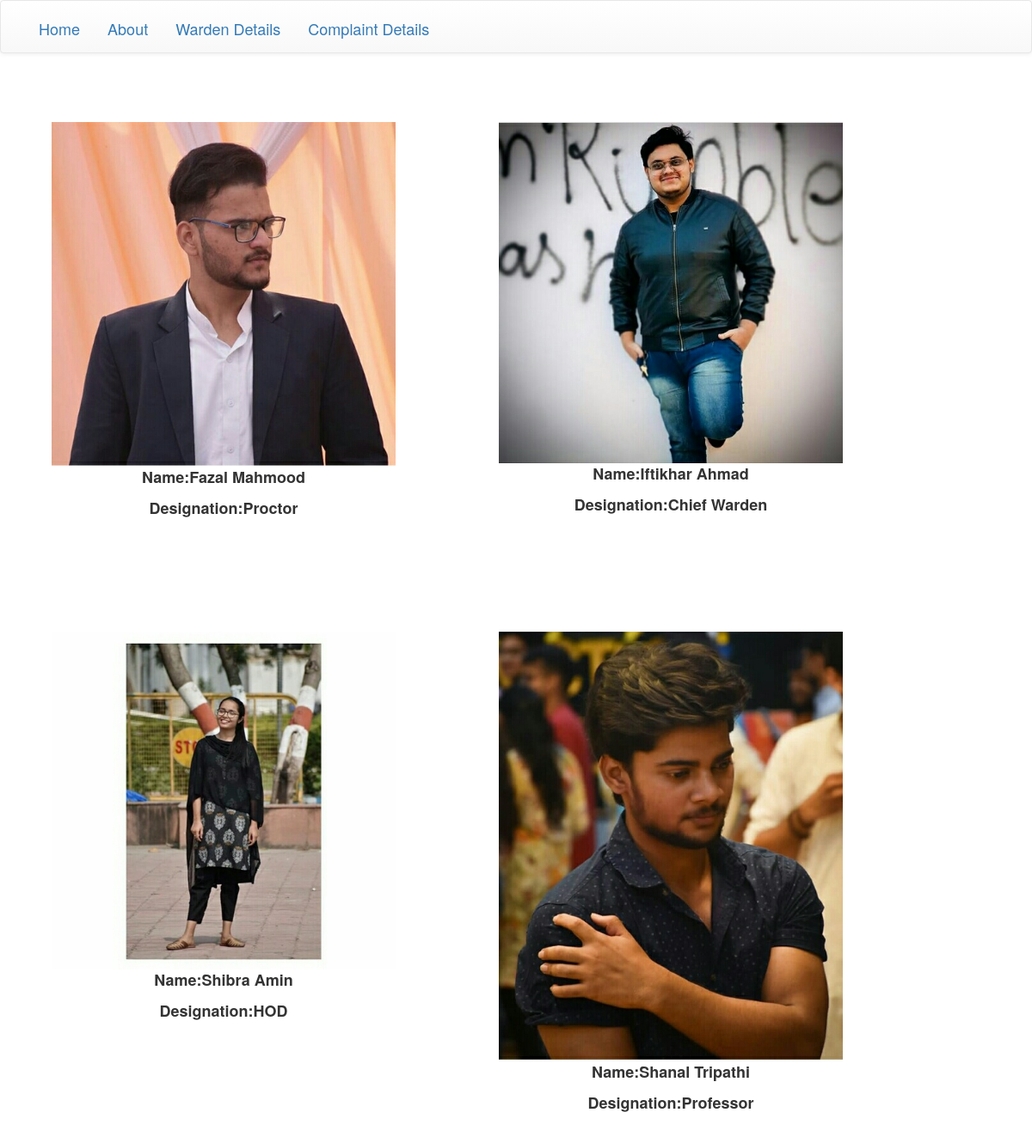
The app's page /Complaintapp/warden/ with its own data.
### Complaintapp/models.py (models this page shows, shortened)
class WardenInfo(models.Model):
    image=models.ImageField(upload_to="media", blank=True)
    warden_name=models.CharField(max_length=255,null=True)
    designation=models.CharField(max_length=255,null=True)

### Complaintapp/views.py (the view)
def Warden(request):
    img = WardenInfo.objects.all()
    return render(request,'Complaintapp/warden.html',{"img":img})

### templates/Complaintapp/warden.html
{%extends 'Complaintapp/base.html'%} {%block body_block%} {%load staticfiles%}
<link rel="stylesheet" href="{%static 'css/warden.css'%}">
<div class="flex-container">
    {%for i in img%}
    <div>
        <img src="{{i.image.url}}" width="400">
        <p>Name:{{i.warden_name}}</p>
        <p>Designation:{{i.designation}}</p>
    </div>
    {%endfor%}
</div>
{%endblock%}

### templates/Complaintapp/base.html (shortened to what this page needs)
<!DOCTYPE html> {%load staticfiles%}
<html lang="en">
<head>
    <link rel="stylesheet" href="https://maxcdn.bootstrapcdn.com/bootstrap/3.3.7/css/bootstrap.min.css">
    <link rel="stylesheet" href="https://maxcdn.bootstrapcdn.com/bootstrap/3.3.7/css/bootstrap-theme.min.css">
    <link rel="stylesheet" href="{%static 'css/base.css'%}">
</head>
<body>
    <body>
        <nav class="navbar navbar-default techfont custom-navbar">
            <div class="container">
                <ul class="nav nav-pills col-md-9">
                    <li role="presentation"><a href="{%url 'Complaintapp:homepage'%}">Home</a></li>
                    <li role="presentation"><a href="{%url 'Complaintapp:about'%}">About</a></li>
                    <li role="presentation"><a href="{%url 'Complaintapp:warden'%}">Warden Details</a></li>
                    <li role="presentation"><a href="{%url 'Complaintapp:details'%}">Complaint Details</a></li>
                </ul>
            </div>
        </nav>
        {%block body_block%} {%endblock%}
    </body>
</html>

### Complaintapp/static/css/base.css (style rules this page uses)
.container { margin-top: 10px; height: 50px; font-size: large; }

### Complaintapp/static/css/warden.css (style rules this page uses)
.flex-container { display: flex; flex-wrap: wrap; }
.flex-container>div { margin: 10px; padding: 50px; text-align: center; font-weight: bold; font-size: large; }

### records on screen
WardenInfo: image (picture), warden_name "Fazal Mahmood", designation "Proctor"
WardenInfo: image (picture), warden_name "Iftikhar Ahmad", designation "Chief Warden"
WardenInfo: image (picture), warden_name "Shibra Amin", designation "HOD"
WardenInfo: image (picture), warden_name "Shanal Tripathi", designation "Professor"
